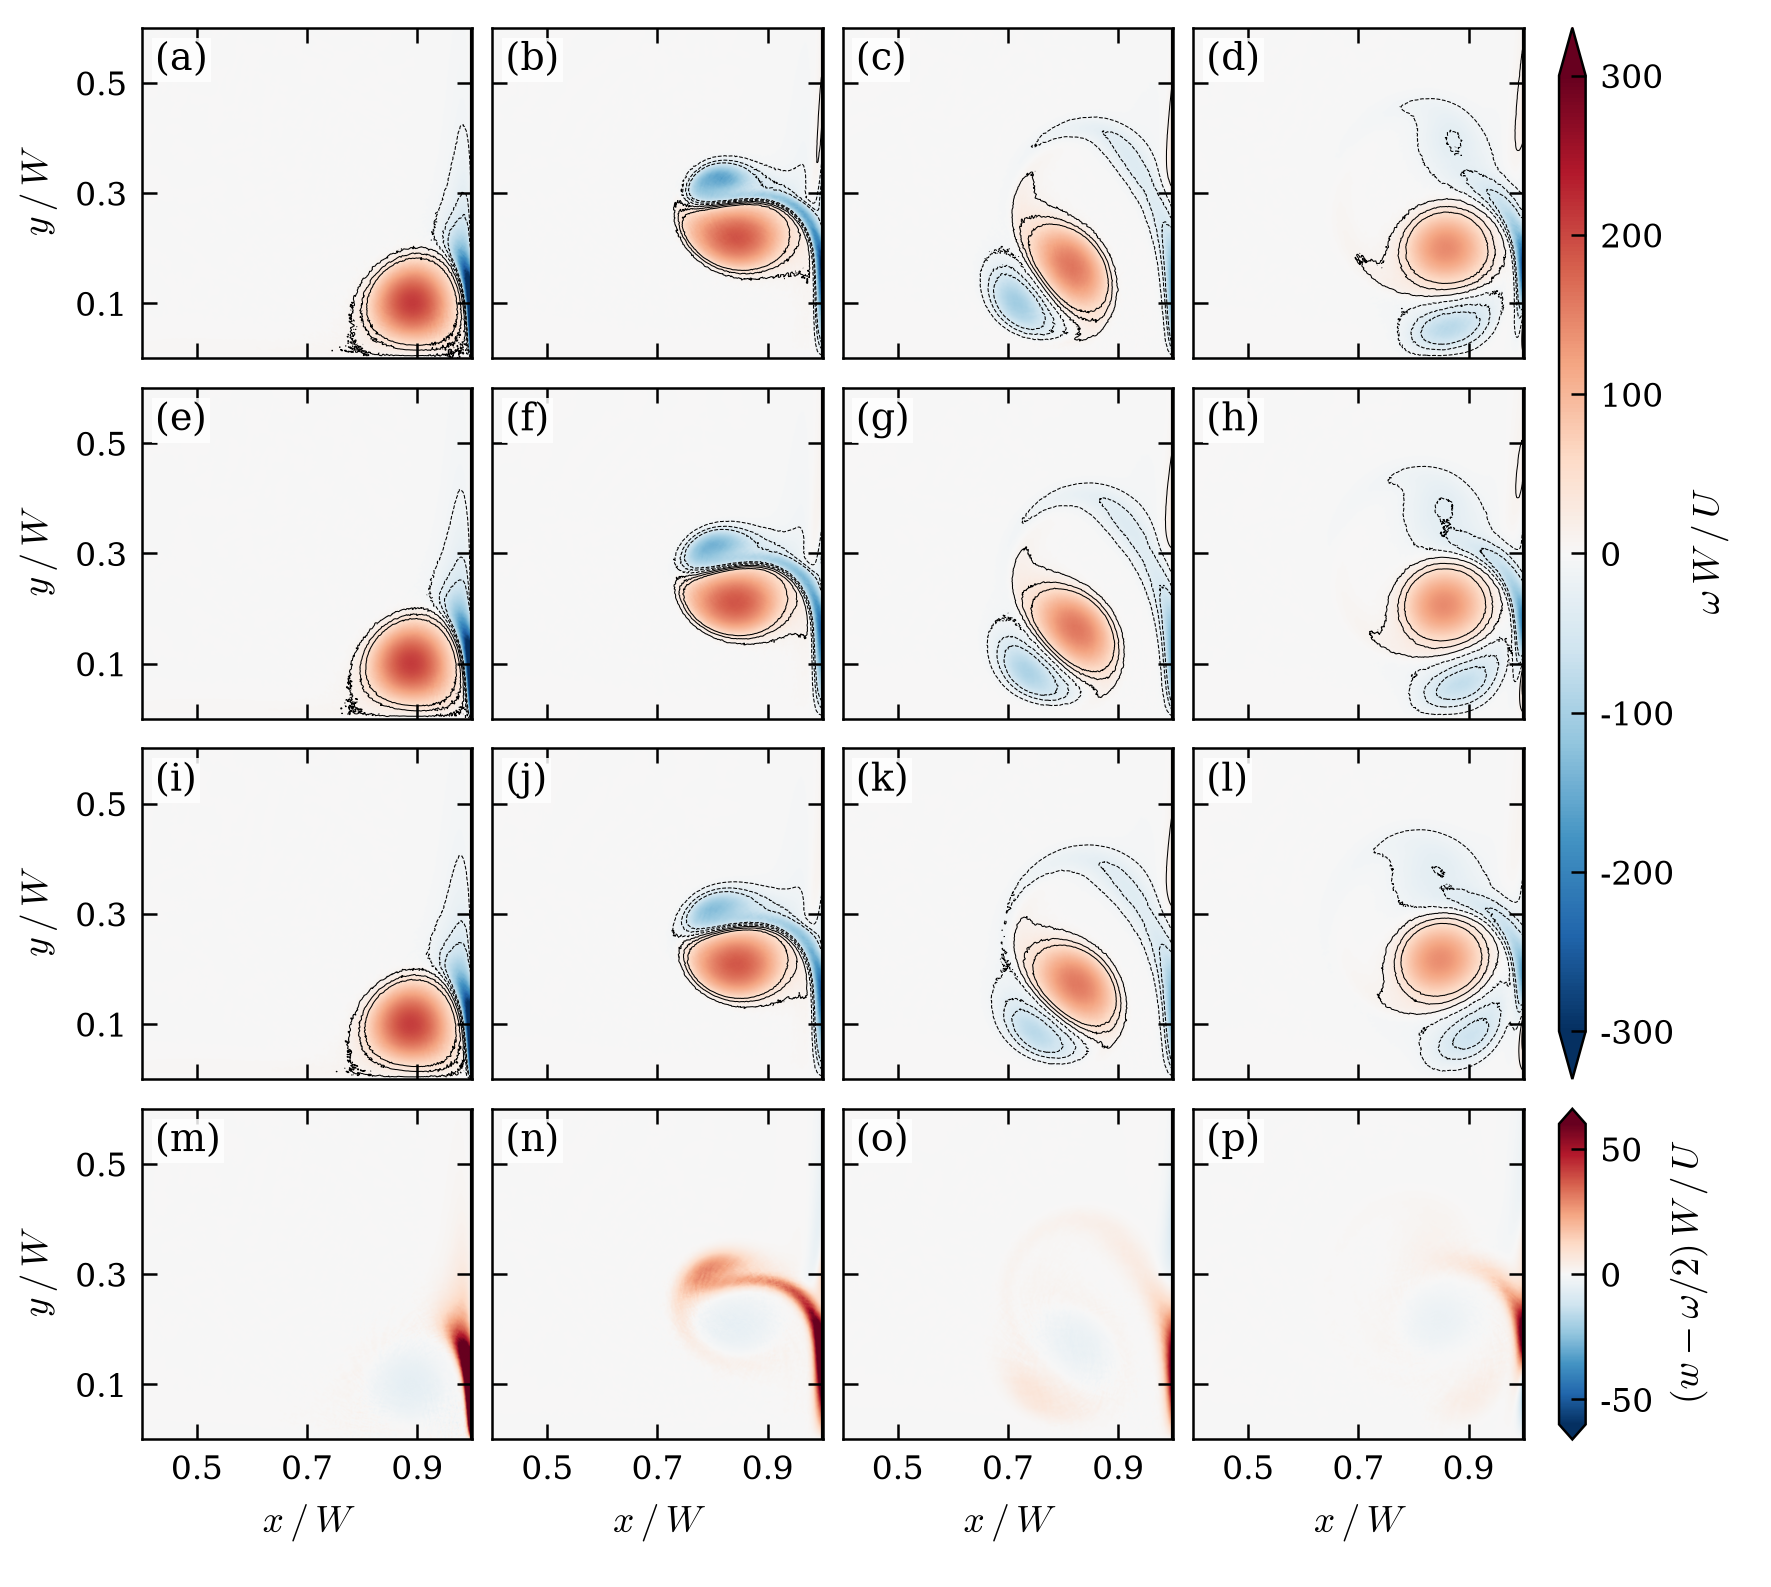

This chart was generated by the following Python code:
"""
Item 20 - the showcase of the dipole-wall collision: vorticity on one colour scale in the window 0.4 <= x / W <= 1,
0 <= y / W <= 0.6 (the upper half; the flow is symmetric), rows = the Newtonian control, the micropolar fluid with
l = W / 100 and with l = W / 50, columns = four times around the first and the second collision (chosen from the
control); a fourth row: w - omega / 2 of l = W / 50 at the same times (the layer on the wall and where it is shed).

Run from the repository root:  python data/micropolar/ch5_draft/fig_20_dipole_showcase.py
(the cropped fields come from: python -m experiment.validation.micropolar_dipole_analysis fields --runs ... --times ...)
"""
import matplotlib.pyplot as plt
import numpy as np
from matplotlib.colors import TwoSlopeNorm

import sources
import style

SOURCE = sources.DIPOLE
ROWS = (("control_n1000", "control"), ("mp_l100_n1000", r"$\ell = W/100$"), ("mp_l50_n1000", r"$\ell = W/50$"))
SPIN_ROW = "mp_l50_n1000"
TIMES = (0.350, 0.450, 0.600, 0.700)
VORTICITY_LIMIT = 300.0            # one colour scale for the vorticity rows (saturates inside the wall layer)
SPIN_LIMIT = 60.0
LEVELS = (-50.0, -30.0, -10.0, 10.0, 30.0, 50.0)   # the contour levels of the paper's figures


def inside_letter(axis, letter: str) -> None:
    axis.text(0.04, 0.96, f"({letter})", transform=axis.transAxes, ha="left", va="top", fontsize=style.FONT_SIZE,
              bbox={"facecolor": "white", "edgecolor": "none", "pad": 0.8, "alpha": 0.85})


def field(run: str, time: float):
    path = style.REPO_ROOT / SOURCE["fields"] / f"{run}_t{time:.3f}.npz"
    if not path.exists():
        return None
    with np.load(path) as archive:
        return {name: np.array(archive[name]) for name in archive.files}


def main() -> int:
    style.setup()
    rows = [(run, label) for run, label in ROWS if field(run, TIMES[0]) is not None]
    if not rows:
        print("[pack] item 20: no cropped fields yet")
        return 0
    spin = field(SPIN_ROW, TIMES[0]) is not None and "spin_departure" in field(SPIN_ROW, TIMES[0])
    row_count = len(rows) + (1 if spin else 0)
    panel = 0.205 * style.WIDE
    figure, axes = plt.subplots(row_count, len(TIMES), figsize=(style.WIDE, panel * row_count + 0.45),
                                squeeze=False, sharex=True, sharey=True)
    norm = TwoSlopeNorm(vcenter=0.0, vmin=-VORTICITY_LIMIT, vmax=VORTICITY_LIMIT)
    letters = iter("abcdefghijklmnopqrstuvwxyz")
    numbers = {}
    image = spin_image = None
    for row_index, (run, label) in enumerate(rows):
        for column, time in enumerate(TIMES):
            axis = axes[row_index, column]
            data = field(run, time)
            vorticity = data["vorticity"].astype(np.float32)
            extent = (data["x"][0], data["x"][-1], data["y"][0], data["y"][-1])
            image = axis.imshow(vorticity.T, origin="lower", extent=extent, cmap=style.FIELD_SIGNED, norm=norm,
                                interpolation="bilinear", rasterized=True)
            axis.contour(data["x"], data["y"], vorticity.T, levels=LEVELS, colors=style.INK, linewidths=0.25)
            numbers.setdefault(run, {})[f"{time:.3f}"] = {"min": float(vorticity.min()), "max": float(vorticity.max())}
            inside_letter(axis, next(letters))
    if spin:
        for column, time in enumerate(TIMES):
            axis = axes[len(rows), column]
            data = field(SPIN_ROW, time)
            departure = data["spin_departure"].astype(np.float32)
            extent = (data["x"][0], data["x"][-1], data["y"][0], data["y"][-1])
            spin_image = axis.imshow(departure.T, origin="lower", extent=extent, cmap=style.FIELD_SIGNED,
                                     vmin=-SPIN_LIMIT, vmax=SPIN_LIMIT, interpolation="bilinear", rasterized=True)
            numbers.setdefault("spin_departure", {})[f"{time:.3f}"] = {"min": float(departure.min()),
                                                                       "max": float(departure.max())}
            inside_letter(axis, next(letters))
    for axis in axes.ravel():
        axis.axvline(1.0, color=style.INK, linewidth=1.0)
        axis.set_xlim(0.4, 1.0)
        axis.set_ylim(0.0, 0.6)
        axis.set_aspect("equal")
        axis.set_xticks([0.5, 0.7, 0.9])
        axis.set_yticks([0.1, 0.3, 0.5])
    for axis in axes[-1, :]:
        axis.set_xlabel(r"$x\,/\,W$")
    for row_index, axis in enumerate(axes[:, 0]):
        axis.set_ylabel(r"$y\,/\,W$")
    figure.subplots_adjust(left=0.08, right=0.86, bottom=0.09, top=0.985, wspace=0.06, hspace=0.06)
    top = axes[0, -1].get_position()
    bottom = axes[len(rows) - 1, -1].get_position()
    bar_axis = figure.add_axes([0.88, bottom.y0, 0.015, top.y1 - bottom.y0])
    bar = figure.colorbar(image, cax=bar_axis, extend="both")
    bar.set_label(r"$\omega\,W\,/\,U$")
    if spin_image is not None:
        last = axes[len(rows), -1].get_position()
        spin_axis = figure.add_axes([0.88, last.y0, 0.015, last.y1 - last.y0])
        spin_bar = figure.colorbar(spin_image, cax=spin_axis, extend="both")
        spin_bar.set_label(r"$(w - \omega/2)\,W\,/\,U$")
    style.save(figure, "fig_20_dipole_showcase")
    analysis = style.load_json(SOURCE["analysis"])
    control = analysis["runs"].get("control_n1000", {})
    caption = (
        "Normal collision of a dipole with the no-slip wall x = W (thick line; Clercx & Bruneau 2006, box [-W, W]^2, "
        "Re = U W / nu_inf = 625; the upper half 0.4 <= x / W <= 1, 0 <= y / W <= 0.6 is shown, the flow being "
        "symmetric). Vorticity omega W / U on one colour scale (saturated at +-"
        f"{VORTICITY_LIMIT:g}; contours at +-10, +-30, +-50 as in the paper's figures) at t U / W = "
        + ", ".join(f"{time:g}" for time in TIMES)
        + " (columns): before and after the first and the second collision"
        + (f" (enstrophy peaks of the control at t = {control['enstrophy_peaks'][0][0]:.3f} and "
           f"{control['enstrophy_peaks'][1][0]:.3f})" if control else "")
        + ". Rows: " + "; ".join(f"({chr(97 + index * len(TIMES))}-{chr(96 + (index + 1) * len(TIMES))}) {name}"
                                 for index, name in enumerate(
                                     ["the Newtonian control of viscosity mu_inf", "the micropolar fluid, K = 3, "
                                      "l = W / 100 (10 dx)", "the micropolar fluid, l = W / 50 (20 dx)"][:len(rows)]))
        + ("; (" + chr(97 + len(rows) * len(TIMES)) + "-" + chr(96 + (len(rows) + 1) * len(TIMES))
           + f") w - omega / 2 of l = W / 50 (saturated at +-{SPIN_LIMIT:g}): the micro-rotation layer on the wall "
             "and where it is shed" if spin else "")
        + ". w = 0 on every wall, w = omega / 2 at t = 0. dx = W / 1000 (4 million fluid particles), h = 5 dx; "
          "the fields are the particle velocities on a grid of one spacing (quadratic B-spline, no-slip "
          "reflection at the wall), the vorticity by central differences.")
    style.record("20", "Dipole-wall collision: vorticity of the control and of the two micropolar runs at four times",
                 SOURCE["status"], caption, ["fig_20_dipole_showcase.pdf", "fig_20_dipole_showcase.png"],
                 [SOURCE["fields"]] + [run for run, _label in rows], numbers, SOURCE["tag"])
    return 0


if __name__ == "__main__":
    raise SystemExit(main())
